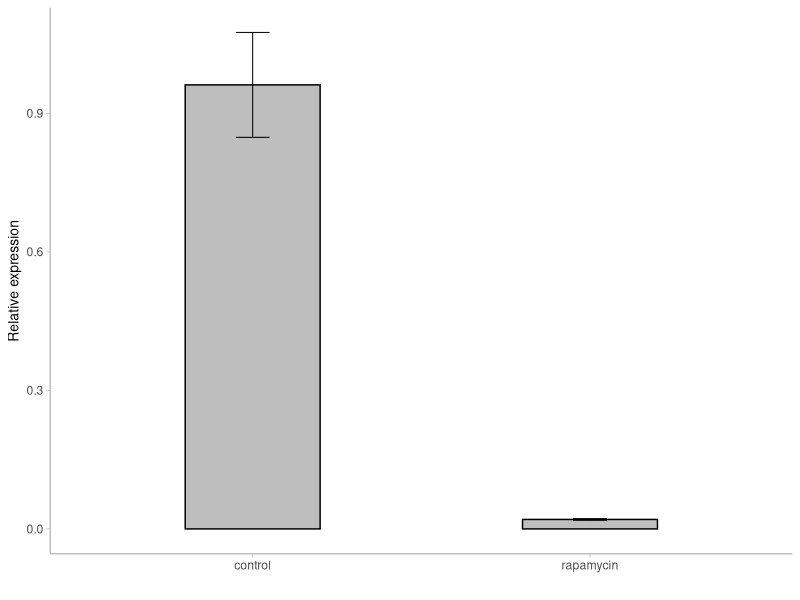

Generate this figure with R:
library(ggplot2)
setwd('~/Downloads')
control = c(1.0792,0.8526,0.9526)
rapamycin = c(0.0208,0.0221,0.0186)
group = c('control','rapamycin')
relative = c(mean(control),mean(rapamycin))
se = c(sd(control),sd(rapamycin))
sheet2 = data.frame(group,relative,se)

ggplot(sheet2,aes(x=factor(group),y=relative))+geom_bar(stat='identity',width=0.4,fill='grey',colour='black')+xlab('')+ylab('Relative expression')+theme_light()+theme(panel.grid.major = element_blank(),panel.grid.minor = element_blank(),axis.title.y=element_text(size=10),panel.border=element_blank(),axis.line=element_line(colour='grey',size=0.5))+geom_errorbar(aes(ymin=relative-se,ymax=relative+se),width=0.1,color='black',size=0.35)
# ggsave('sheet2.png',width = 6,height = 7,unit='cm',dpi = 300)

